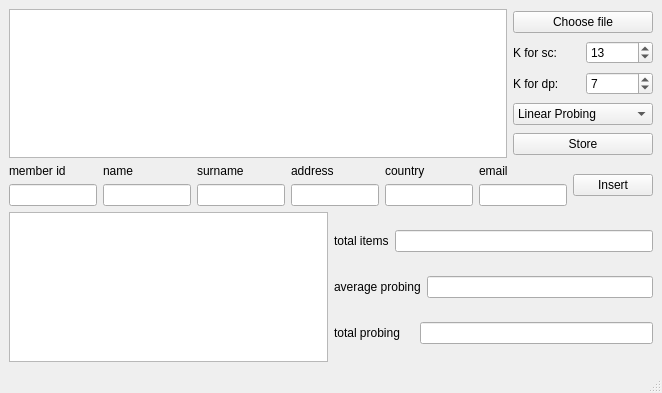
<?xml version="1.0" encoding="UTF-8"?>
<ui version="4.0">
 <class>MainWindow</class>
 <widget class="QMainWindow" name="MainWindow">
  <property name="geometry">
   <rect>
    <x>0</x>
    <y>0</y>
    <width>662</width>
    <height>393</height>
   </rect>
  </property>
  <property name="minimumSize">
   <size>
    <width>572</width>
    <height>353</height>
   </size>
  </property>
  <property name="windowTitle">
   <string>MainWindow</string>
  </property>
  <widget class="QWidget" name="centralwidget">
   <layout class="QGridLayout" name="gridLayout_18">
    <item row="0" column="0">
     <layout class="QGridLayout" name="gridLayout_11">
      <item row="0" column="0">
       <layout class="QGridLayout" name="gridLayout_10">
        <item row="0" column="1">
         <layout class="QGridLayout" name="gridLayout_3">
          <item row="3" column="0">
           <widget class="QComboBox" name="comboBox">
            <item>
             <property name="text">
              <string>Linear Probing</string>
             </property>
            </item>
            <item>
             <property name="text">
              <string>Displaced Probing</string>
             </property>
            </item>
            <item>
             <property name="text">
              <string>Secondry Clustering</string>
             </property>
            </item>
            <item>
             <property name="text">
              <string>Double Hashing</string>
             </property>
            </item>
           </widget>
          </item>
          <item row="4" column="0">
           <widget class="QPushButton" name="pushButton_2">
            <property name="text">
             <string>Store</string>
            </property>
           </widget>
          </item>
          <item row="1" column="0">
           <layout class="QGridLayout" name="gridLayout_2">
            <item row="0" column="0">
             <widget class="QLabel" name="label">
              <property name="text">
               <string>K for sc:</string>
              </property>
             </widget>
            </item>
            <item row="0" column="1">
             <widget class="QSpinBox" name="spinBox">
              <property name="value">
               <number>13</number>
              </property>
             </widget>
            </item>
           </layout>
          </item>
          <item row="0" column="0">
           <widget class="QPushButton" name="pushButton">
            <property name="text">
             <string>Choose file</string>
            </property>
           </widget>
          </item>
          <item row="2" column="0">
           <layout class="QGridLayout" name="gridLayout_17">
            <item row="0" column="0">
             <widget class="QLabel" name="label_10">
              <property name="text">
               <string>K for dp:</string>
              </property>
             </widget>
            </item>
            <item row="0" column="1">
             <widget class="QSpinBox" name="spinBox_2">
              <property name="value">
               <number>7</number>
              </property>
             </widget>
            </item>
           </layout>
          </item>
         </layout>
        </item>
        <item row="0" column="0">
         <widget class="QPlainTextEdit" name="plainTextEdit_2">
          <property name="plainText">
           <string/>
          </property>
         </widget>
        </item>
       </layout>
      </item>
      <item row="1" column="0">
       <layout class="QGridLayout" name="gridLayout_9">
        <item row="0" column="0">
         <layout class="QGridLayout" name="gridLayout">
          <item row="0" column="0">
           <widget class="QLabel" name="label_2">
            <property name="text">
             <string>member id</string>
            </property>
           </widget>
          </item>
          <item row="1" column="0">
           <widget class="QLineEdit" name="lineEdit"/>
          </item>
         </layout>
        </item>
        <item row="0" column="1">
         <layout class="QGridLayout" name="gridLayout_4">
          <item row="0" column="0">
           <widget class="QLabel" name="label_3">
            <property name="text">
             <string>name</string>
            </property>
           </widget>
          </item>
          <item row="1" column="0">
           <widget class="QLineEdit" name="lineEdit_2"/>
          </item>
         </layout>
        </item>
        <item row="0" column="2">
         <layout class="QGridLayout" name="gridLayout_5">
          <item row="1" column="0">
           <widget class="QLineEdit" name="lineEdit_3"/>
          </item>
          <item row="0" column="0">
           <widget class="QLabel" name="label_4">
            <property name="text">
             <string>surname</string>
            </property>
           </widget>
          </item>
         </layout>
        </item>
        <item row="0" column="3">
         <layout class="QGridLayout" name="gridLayout_6">
          <item row="0" column="0">
           <widget class="QLabel" name="label_5">
            <property name="text">
             <string>address</string>
            </property>
           </widget>
          </item>
          <item row="1" column="0">
           <widget class="QLineEdit" name="lineEdit_4"/>
          </item>
         </layout>
        </item>
        <item row="0" column="4">
         <layout class="QGridLayout" name="gridLayout_7">
          <item row="0" column="0">
           <widget class="QLabel" name="label_6">
            <property name="text">
             <string>country</string>
            </property>
           </widget>
          </item>
          <item row="1" column="0">
           <widget class="QLineEdit" name="lineEdit_5"/>
          </item>
         </layout>
        </item>
        <item row="0" column="5">
         <layout class="QGridLayout" name="gridLayout_8">
          <item row="0" column="0">
           <widget class="QLabel" name="label_7">
            <property name="text">
             <string>email</string>
            </property>
           </widget>
          </item>
          <item row="1" column="0">
           <widget class="QLineEdit" name="lineEdit_6"/>
          </item>
         </layout>
        </item>
        <item row="0" column="6">
         <widget class="QPushButton" name="pushButton_3">
          <property name="text">
           <string>Insert</string>
          </property>
         </widget>
        </item>
       </layout>
      </item>
     </layout>
    </item>
    <item row="1" column="0">
     <layout class="QGridLayout" name="gridLayout_16">
      <item row="0" column="0">
       <widget class="QPlainTextEdit" name="plainTextEdit"/>
      </item>
      <item row="0" column="1">
       <layout class="QGridLayout" name="gridLayout_15">
        <item row="0" column="0">
         <layout class="QGridLayout" name="gridLayout_14">
          <item row="0" column="0">
           <widget class="QLabel" name="label_11">
            <property name="text">
             <string>total items</string>
            </property>
           </widget>
          </item>
          <item row="0" column="1">
           <widget class="QLineEdit" name="lineEdit_9"/>
          </item>
         </layout>
        </item>
        <item row="1" column="0">
         <layout class="QGridLayout" name="gridLayout_12">
          <item row="0" column="0">
           <widget class="QLabel" name="label_8">
            <property name="text">
             <string>average probing</string>
            </property>
           </widget>
          </item>
          <item row="0" column="1">
           <widget class="QLineEdit" name="lineEdit_7"/>
          </item>
         </layout>
        </item>
        <item row="2" column="0">
         <layout class="QGridLayout" name="gridLayout_13">
          <item row="0" column="1">
           <widget class="QLineEdit" name="lineEdit_8"/>
          </item>
          <item row="0" column="0">
           <widget class="QLabel" name="label_9">
            <property name="text">
             <string>total probing    </string>
            </property>
           </widget>
          </item>
         </layout>
        </item>
       </layout>
      </item>
     </layout>
    </item>
   </layout>
  </widget>
  <widget class="QMenuBar" name="menubar">
   <property name="geometry">
    <rect>
     <x>0</x>
     <y>0</y>
     <width>662</width>
     <height>21</height>
    </rect>
   </property>
  </widget>
  <widget class="QStatusBar" name="statusbar"/>
 </widget>
 <resources/>
 <connections/>
</ui>
